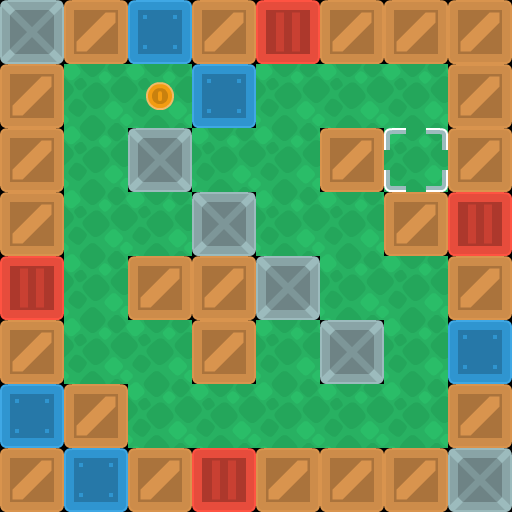

The image is a tile-based game level rendered from a .tmx file. Its description and complete source (layers, tilesets, objects, tile grids) follow:
An orthogonal 8x8 tile map with 64x64 px tiles, 3 tile layers (background, walls, objects).

<map version="1.10" tiledversion="1.11.2" orientation="orthogonal" renderorder="right-down" width="8" height="8" tilewidth="64" tileheight="64" infinite="0" nextlayerid="5" nextobjectid="1">
 <properties>
  <property name="character_bottom" value="[[0, 5], [1, 5], [2, 5]]" />
  <property name="character_left" value="[[3, 7], [4, 7], [5, 7]]" />
  <property name="character_right" value="[[0, 7], [1, 7], [2, 7]]" />
  <property name="character_top" value="[[3, 5], [4, 5], [5, 5]]" />
 </properties>
 <tileset firstgid="1" source="sokoban_tilesheet.tsx" />
 <layer id="4" name="background" width="8" height="8">
  <data encoding="csv">
0,0,0,0,0,0,0,0,
0,89,89,0,89,89,89,0,
0,89,0,89,89,0,89,0,
0,89,89,0,89,89,0,0,
0,89,0,0,0,89,89,0,
0,89,89,0,89,0,89,0,
0,0,89,89,89,89,89,0,
0,0,0,0,0,0,0,0
</data>
 </layer>
 <layer id="1" name="walls" width="8" height="8">
  <data encoding="csv">
6,2,4,2,3,2,2,2,
2,0,0,4,0,0,0,2,
2,0,6,0,0,2,0,2,
2,0,0,6,0,0,2,3,
3,0,2,2,6,0,0,2,
2,0,0,2,0,6,0,4,
4,2,0,0,0,0,0,2,
2,4,2,3,2,2,2,6
</data>
 </layer>
 <layer id="3" name="objects" width="8" height="8">
  <data encoding="csv">
0,0,0,0,0,0,0,0,
0,0,75,0,0,0,0,0,
0,0,0,0,0,0,40,0,
0,0,0,0,0,0,0,0,
0,0,0,0,0,0,0,0,
0,0,0,0,0,0,0,0,
0,0,0,0,0,0,0,0,
0,0,0,0,0,0,0,0
</data>
 </layer>
</map>
